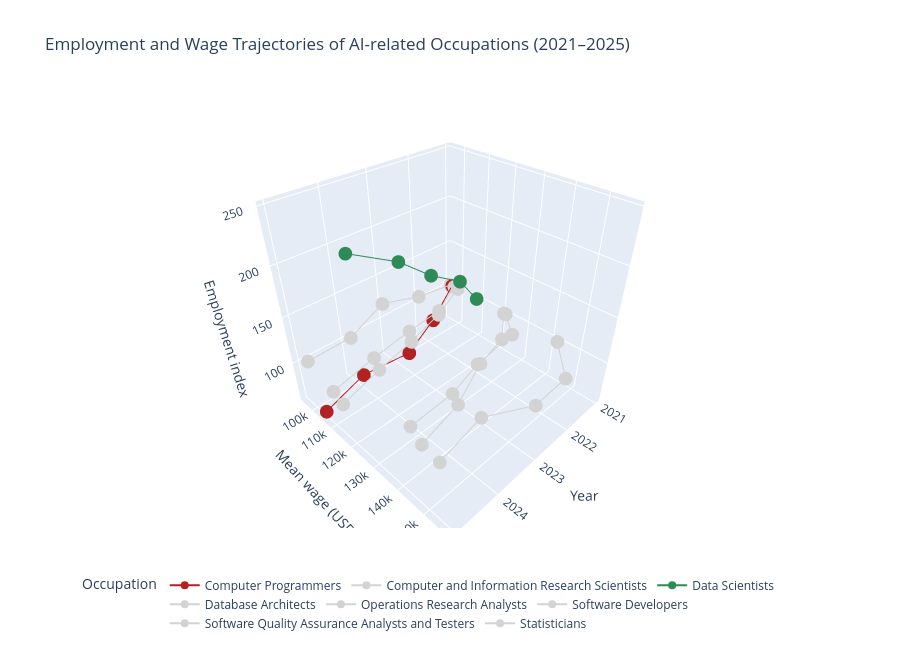

Write notebook code for a chart like this one.
### Markdown cell above
### 6.2 3D Line Plot – Employment and Wage Trajectories (2021–2025)

### Code cell
# 3D trajectory: year, mean wage and employment index for each occupation
fig_3d = px.line_3d(trend_df, x='YEAR', y='A_MEAN', z='EMP_INDEX', color='OCC_TITLE',
                    markers=True,
                    hover_data=['TOT_EMP'],
                    color_discrete_map={'Data Scientists': 'seagreen',
                                        'Computer Programmers': 'firebrick'},
                    title='Employment and Wage Trajectories of AI-related Occupations (2021–2025)',
                    labels={'YEAR': 'Year', 'A_MEAN': 'Mean wage (USD)',
                            'EMP_INDEX': 'Employment index', 'OCC_TITLE': 'Occupation',
                            'TOT_EMP': 'Employees'})

# Same highlighting as the 2D chart: other occupations in grey
for trace in fig_3d.data:
    if trace.name not in ['Data Scientists', 'Computer Programmers']:
        trace.line.color = 'lightgray'
        trace.marker.color = 'lightgray'

# Starting camera angle (as in the class notebook) and chart size
fig_3d.update_layout(height=650,
                     scene=dict(xaxis=dict(tickvals=[2021, 2022, 2023, 2024, 2025],
                      ticktext=['2021', '2022', '2023', '2024', '2025'])),
                     legend=dict(orientation='h', y=-0.1))
fig_3d.show()

### Figure 1 — Plotly figure (JSON) as saved in the notebook; plotly's stock layout.template omitted (floating-point values rounded to 4 significant figures)
{"data": [{"customdata": [[152610], [132740], [120370], [109870], [92230]], "hovertemplate": "Occupation=Computer Programmers<br>Year=%{x}<br>Mean wage (USD)=%{y}<br>Employment index=%{z}<br>Employees=%{customdata[0]}<extra></extra>", "legendgroup": "Computer Programmers", "line": {"color": "firebrick", "dash": "solid"}, "marker": {"symbol": "circle"}, "mode": "lines+markers", "name": "Computer Programmers", "scene": "scene", "showlegend": true, "type": "scatter3d", "x": [2021, 2022, 2023, 2024, 2025], "y": [96650, 102790, 107750, 103640, 105170], "z": [100, 86.98, 78.87, 71.99, 60.44]}, {"customdata": [[30840], [33780], [35210], [38480], [37200]], "hovertemplate": "Occupation=Computer and Information Research Scientists<br>Year=%{x}<br>Mean wage (USD)=%{y}<br>Employment index=%{z}<br>Employees=%{customdata[0]}<extra></extra>", "legendgroup": "Computer and Information Research Scientists", "line": {"color": "lightgray", "dash": "solid"}, "marker": {"color": "lightgray", "symbol": "circle"}, "mode": "lines+markers", "name": "Computer and Information Research Scientists", "scene": "scene", "showlegend": true, "type": "scatter3d", "x": [2021, 2022, 2023, 2024, 2025], "y": [142650, 155880, 157160, 152310, 153930], "z": [100, 109.5, 114.2, 124.8, 120.6]}, {"customdata": [[105980], [159630], [192710], [233440], [262440]], "hovertemplate": "Occupation=Data Scientists<br>Year=%{x}<br>Mean wage (USD)=%{y}<br>Employment index=%{z}<br>Employees=%{customdata[0]}<extra></extra>", "legendgroup": "Data Scientists", "line": {"color": "seagreen", "dash": "solid"}, "marker": {"symbol": "circle"}, "mode": "lines+markers", "name": "Data Scientists", "scene": "scene", "showlegend": true, "type": "scatter3d", "x": [2021, 2022, 2023, 2024, 2025], "y": [108660, 115240, 119040, 124590, 126800], "z": [100, 150.6, 181.8, 220.3, 247.6]}, {"customdata": [[50440], [62470], [59920], [64770], [67140]], "hovertemplate": "Occupation=Database Architects<br>Year=%{x}<br>Mean wage (USD)=%{y}<br>Employment index=%{z}<br>Employees=%{customdata[0]}<extra></extra>", "legendgroup": "Database Architects", "line": {"color": "lightgray", "dash": "solid"}, "marker": {"color": "lightgray", "symbol": "circle"}, "mode": "lines+markers", "name": "Database Architects", "scene": "scene", "showlegend": true, "type": "scatter3d", "x": [2021, 2022, 2023, 2024, 2025], "y": [121840, 136540, 137030, 142620, 144440], "z": [100, 123.9, 118.8, 128.4, 133.1]}, {"customdata": [[98700], [105080], [117880], [107760], [108510]], "hovertemplate": "Occupation=Operations Research Analysts<br>Year=%{x}<br>Mean wage (USD)=%{y}<br>Employment index=%{z}<br>Employees=%{customdata[0]}<extra></extra>", "legendgroup": "Operations Research Analysts", "line": {"color": "lightgray", "dash": "solid"}, "marker": {"color": "lightgray", "symbol": "circle"}, "mode": "lines+markers", "name": "Operations Research Analysts", "scene": "scene", "showlegend": true, "type": "scatter3d", "x": [2021, 2022, 2023, 2024, 2025], "y": [95830, 95820, 95600, 99120, 99730], "z": [100, 106.5, 119.4, 109.2, 109.9]}, {"customdata": [[1364180], [1534790], [1656880], [1654440], [1687890]], "hovertemplate": "Occupation=Software Developers<br>Year=%{x}<br>Mean wage (USD)=%{y}<br>Employment index=%{z}<br>Employees=%{customdata[0]}<extra></extra>", "legendgroup": "Software Developers", "line": {"color": "lightgray", "dash": "solid"}, "marker": {"color": "lightgray", "symbol": "circle"}, "mode": "lines+markers", "name": "Software Developers", "scene": "scene", "showlegend": true, "type": "scatter3d", "x": [2021, 2022, 2023, 2024, 2025], "y": [120990, 132930, 138110, 144570, 148100], "z": [100, 112.5, 121.5, 121.3, 123.7]}, {"customdata": [[190120], [196420], [203040], [199800], [186740]], "hovertemplate": "Occupation=Software Quality Assurance Analysts and Testers<br>Year=%{x}<br>Mean wage (USD)=%{y}<br>Employment index=%{z}<br>Employees=%{customdata[0]}<extra></extra>", "legendgroup": "Software Quality Assurance Analysts and Testers", "line": {"color": "lightgray", "dash": "solid"}, "marker": {"color": "lightgray", "symbol": "circle"}, "mode": "lines+markers", "name": "Software Quality Assurance Analysts and Testers", "scene": "scene", "showlegend": true, "type": "scatter3d", "x": [2021, 2022, 2023, 2024, 2025], "y": [97710, 105750, 108460, 110260, 111490], "z": [100, 103.3, 106.8, 105.1, 98.22]}, {"customdata": [[31370], [30780], [29950], [29800], [29030]], "hovertemplate": "Occupation=Statisticians<br>Year=%{x}<br>Mean wage (USD)=%{y}<br>Employment index=%{z}<br>Employees=%{customdata[0]}<extra></extra>", "legendgroup": "Statisticians", "line": {"color": "lightgray", "dash": "solid"}, "marker": {"color": "lightgray", "symbol": "circle"}, "mode": "lines+markers", "name": "Statisticians", "scene": "scene", "showlegend": true, "type": "scatter3d", "x": [2021, 2022, 2023, 2024, 2025], "y": [99450, 105510, 109190, 112330, 115700], "z": [100, 98.12, 95.47, 95.0, 92.54]}], "layout": {"height": 650, "legend": {"orientation": "h", "title": {"text": "Occupation"}, "tracegroupgap": 0, "y": -0.1}, "scene": {"domain": {"x": [0, 1], "y": [0, 1]}, "xaxis": {"ticktext": ["2021", "2022", "2023", "2024", "2025"], "tickvals": [2021, 2022, 2023, 2024, 2025], "title": {"text": "Year"}}, "yaxis": {"title": {"text": "Mean wage (USD)"}}, "zaxis": {"title": {"text": "Employment index"}}}, "title": {"text": "Employment and Wage Trajectories of AI-related Occupations (2021–2025)"}}}
